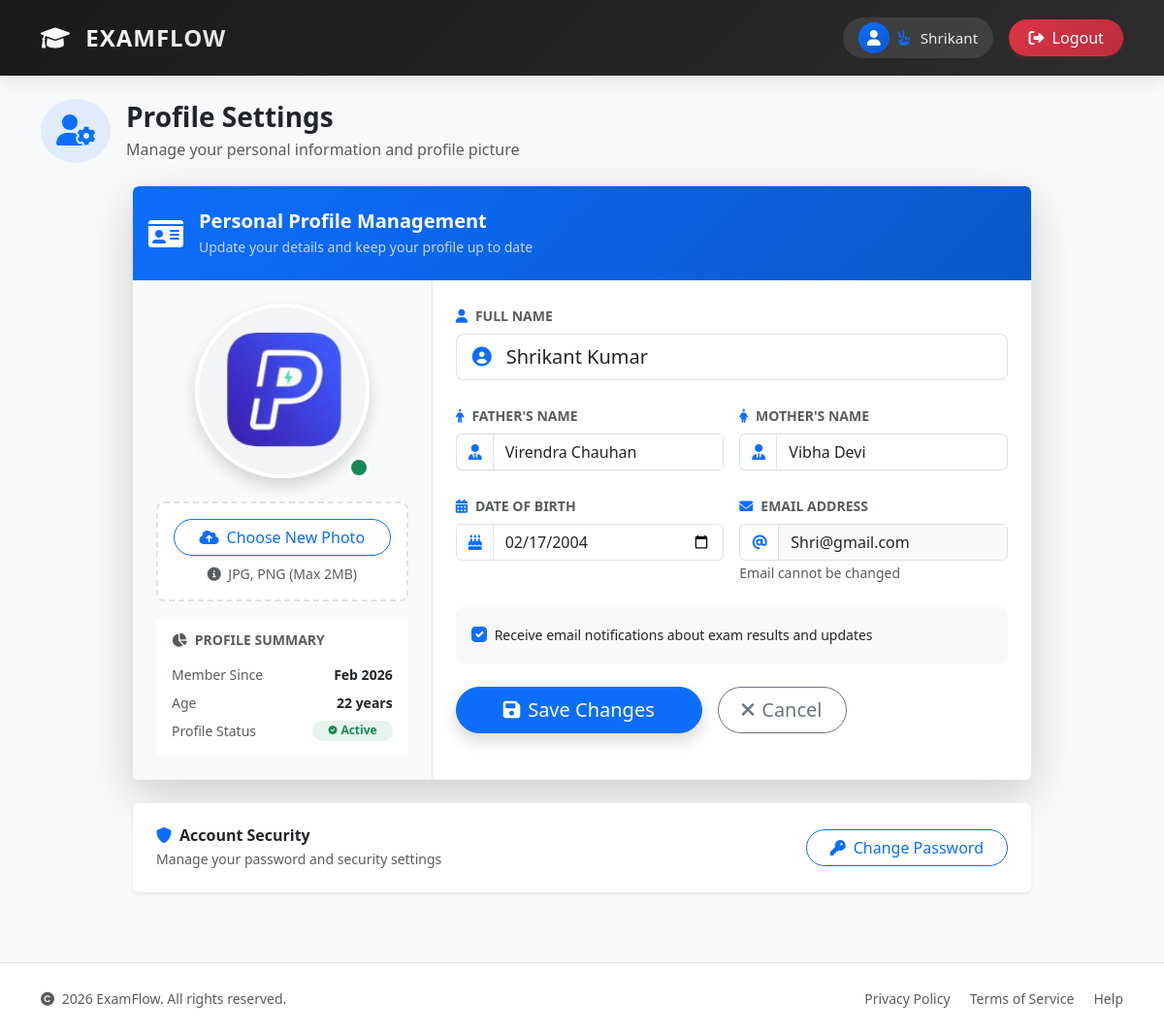
The app's page /profile.php (signed in) with its own data.
### tables this page shows
CREATE TABLE `users` (
  `user_id` int(11) NOT NULL,
  `full_name` varchar(100) DEFAULT NULL,
  `email` varchar(100) DEFAULT NULL,
  `password` varchar(255) DEFAULT NULL,
  `created_at` timestamp NULL DEFAULT current_timestamp(),
  `father_name` varchar(100) DEFAULT NULL,
  `mother_name` varchar(100) DEFAULT NULL,
  `dob` date DEFAULT NULL,
  `profile_pic` varchar(255) DEFAULT 'default.png'
);

### profile.php (the view, shortened to what this page needs)
<?php include 'layout/header.php'; ?>
<?php
$u_id = $_SESSION['user_id'];
$user = $conn->query("SELECT * FROM users WHERE user_id = $u_id")->fetch_assoc();
$profile_img = (!empty($user['profile_pic']) && file_exists("assets/img/profiles/" . $user['profile_pic']))
               ? "assets/img/profiles/" . $user['profile_pic'] : "assets/img/default.png";
$age = '';
if(!empty($user['dob'])) {
    $birthDate = new DateTime($user['dob']);
    $today = new DateTime('today');
    $age = $birthDate->diff($today)->y;
}
?>
<div class="row mb-4">
    <div class="col-12">
        <div class="d-flex align-items-center">
            <div class="flex-shrink-0">
                <div class="bg-primary bg-opacity-10 p-3 rounded-circle">
                    <i class="fas fa-user-cog fa-2x text-primary"></i>
                </div>
            </div>
            <div class="flex-grow-1 ms-3">
                <h3 class="fw-bold mb-1">Profile Settings</h3>
                <p class="text-muted mb-0">Manage your personal information and profile picture</p>
            </div>
        </div>
    </div>
</div>
<div class="row justify-content-center">
    <div class="col-lg-10">
        <div class="card border-0 shadow-lg overflow-hidden">
            <div class="card-header bg-gradient-primary border-0 py-4">
                <div class="d-flex align-items-center text-white">
                    <i class="fas fa-id-card fa-2x me-3"></i>
                    <div>
                        <h5 class="fw-bold mb-1">Personal Profile Management</h5>
                        <p class="small mb-0 opacity-75">Update your details and keep your profile up to date</p>
                    </div>
                </div>
            </div>
            <div class="card-body p-0">
                <form method="POST" enctype="multipart/form-data">
                    <div class="row g-0">
                        <div class="col-lg-4 border-end p-4 text-center bg-light">
                            <div class="position-relative d-inline-block mb-4">
                                <div class="profile-image-wrapper">
                                    <img src="<?php echo $profile_img; ?>"
                                         id="profilePreview"
                                         class="rounded-circle border border-4 border-white shadow"
                                         style="width: 180px; height: 180px; object-fit: cover;"
                                         alt="Profile">
                                </div>
                                <span class="position-absolute bottom-0 end-0 bg-success rounded-circle p-2 border border-3 border-white"></span>
                            </div>
                            <div class="upload-area p-3 rounded-3 bg-white mb-3">
                                <button type="button" class="btn btn-outline-primary w-100 rounded-pill mb-2" onclick="document.getElementById('profile_pic_input').click();">
                                    <i class="fas fa-cloud-upload-alt me-2"></i>Choose New Photo
                                </button>
                                <p class="small text-muted mb-0">
                                    <i class="fas fa-info-circle me-1"></i>
                                    JPG, PNG (Max 2MB)
                                </p>
                            </div>
                            <div class="card border-0 bg-white mt-3">
                                <div class="card-body text-start p-3">
                                    <h6 class="fw-bold small text-uppercase text-muted mb-3">
                                        <i class="fas fa-chart-pie me-2"></i>Profile Summary
                                    </h6>
                                    <div class="d-flex justify-content-between mb-2">
                                        <span class="small text-muted">Member Since</span>
                                        <span class="small fw-bold"><?php echo date('M Y', strtotime($user['created_at'] ?? 'now')); ?></span>
                                    </div>
                                    <div class="d-flex justify-content-between mb-2">
                                        <span class="small text-muted">Age</span>
                                        <span class="small fw-bold"><?php echo $age ? $age . ' years' : 'Not set'; ?></span>
                                    </div>
                                    <div class="d-flex justify-content-between">
                                        <span class="small text-muted">Profile Status</span>
                                        <span class="badge bg-success bg-opacity-10 text-success px-3 py-1 rounded-pill">
                                            <i class="fas fa-check-circle me-1 fa-xs"></i>Active
                                        </span>
                                    </div>
                                </div>
                            </div>
                        </div>
                        <div class="col-lg-8 p-4">
                            <div class="mb-4">
                                <label class="form-label fw-bold text-muted small text-uppercase">
                                    <i class="fas fa-user text-primary me-2"></i>Full Name
                                </label>
                                <div class="input-group input-group-lg">
                                    <span class="input-group-text bg-white border-end-0">
                                        <i class="fas fa-user-circle text-primary"></i>
                                    </span>
                                    <input type="text" name="name" class="form-control border-start-0 ps-0"
                                           value="<?php echo $user['full_name']; ?>"
                                           placeholder="Enter your full name" required>
                                </div>
                            </div>
                            <div class="row g-3 mb-4">
                                <div class="col-md-6">
                                    <label class="form-label fw-bold text-muted small text-uppercase">
                                        <i class="fas fa-male text-primary me-2"></i>Father's Name
                                    </label>
                                    <div class="input-group">
                                        <span class="input-group-text bg-white">
                                            <i class="fas fa-user-tie text-primary"></i>
                                        </span>
                                        <input type="text" name="f_name" class="form-control"
                                               value="<?php echo $user['father_name']; ?>"
                                               placeholder="Enter father's name">
                                    </div>
                                </div>
                                <div class="col-md-6">
                                    <label class="form-label fw-bold text-muted small text-uppercase">
                                        <i class="fas fa-female text-primary me-2"></i>Mother's Name
                                    </label>
                                    <div class="input-group">
                                        <span class="input-group-text bg-white">
                                            <i class="fas fa-user-tie text-primary"></i>
                                        </span>
                                        <input type="text" name="m_name" class="form-control"
                                               value="<?php echo $user['mother_name']; ?>"
                                               placeholder="Enter mother's name">
                                    </div>
                                </div>
                            </div>
                            <div class="row g-3 mb-4">
                                <div class="col-md-6">
                                    <label class="form-label fw-bold text-muted small text-uppercase">
                                        <i class="fas fa-calendar-alt text-primary me-2"></i>Date of Birth
                                    </label>
                                    <div class="input-group">
                                        <span class="input-group-text bg-white">
                                            <i class="fas fa-birthday-cake text-primary"></i>
                                        </span>
                                        <input type="date" name="dob" class="form-control"
                                               value="<?php echo $user['dob']; ?>">
                                    </div>
                                </div>
                                <div class="col-md-6">
                                    <label class="form-label fw-bold text-muted small text-uppercase">
                                        <i class="fas fa-envelope text-primary me-2"></i>Email Address
                                    </label>
                                    <div class="input-group">
                                        <span class="input-group-text bg-white">
                                            <i class="fas fa-at text-primary"></i>
                                        </span>
                                        <input type="text" class="form-control bg-light"
                                               value="<?php echo $user['email']; ?>"
                                               readonly disabled>
                                    </div>
                                    <small class="text-muted">Email cannot be changed</small>
                                </div>
                            </div>
                            <div class="bg-light p-3 rounded-3 mb-4">
                                <div class="form-check">
                                    <input class="form-check-input" type="checkbox" id="notifications" checked>
                                    <label class="form-check-label small" for="notifications">
                                        Receive email notifications about exam results and updates
                                    </label>
                                </div>
                            </div>
                            <div class="d-flex gap-3 mt-4">
                                <button type="submit" name="update_profile" class="btn btn-primary btn-lg px-5 rounded-pill shadow">
                                    <i class="fas fa-save me-2"></i>Save Changes
                                </button>
                                <a href="student_dashboard.php" class="btn btn-outline-secondary btn-lg px-4 rounded-pill">
                                    <i class="fas fa-times me-2"></i>Cancel
                                </a>
                            </div>
                        </div>
                    </div>
                </form>
            </div>
        </div>
        <div class="card border-0 shadow-sm mt-4">
            <div class="card-body p-4">
                <div class="row align-items-center">
                    <div class="col-md-8">
                        <h6 class="fw-bold mb-1">
                            <i class="fas fa-shield-alt text-primary me-2"></i>Account Security
                        </h6>
                        <p class="small text-muted mb-0">Manage your password and security settings</p>
                    </div>
                    <div class="col-md-4 text-md-end">
                        <a href="change_password.php" class="btn btn-outline-primary rounded-pill px-4">
                            <i class="fas fa-key me-2"></i>Change Password
                        </a>
                    </div>
                </div>
            </div>
        </div>
    </div>
</div>
<?php include 'layout/footer.php'; ?>

### layout/header.php (style rules this page uses)
:root { --primary-color: #0d6efd; --secondary-color: #6c757d; }

### profile.php (style rules this page uses)
.bg-gradient-primary { background: linear-gradient(135deg, #0d6efd 0%, #0a58ca 100%); }
.profile-image-wrapper { position: relative; cursor: pointer; }
.upload-area { border: 2px dashed #dee2e6; transition: all 0.3s ease; }
.input-group-text { border-right: none; }
.form-control:disabled, .form-control[readonly] { background-color: #f8f9fa; opacity: 1; }

### records on screen
users: profile_pic (picture), created_at "Feb 2026", dob "22", name "Shrikant Kumar", f_name "Virendra Chauhan", m_name "Vibha Devi", dob "02/17/2004", email "Shri@gmail.com"

### other values on screen
explode(' ', $_SESSION['user_name'])[0] "Shrikant"
